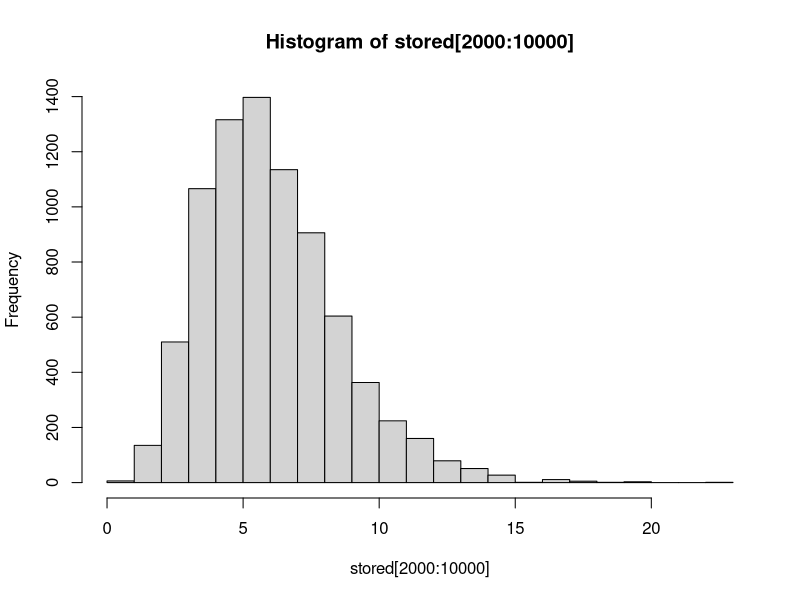
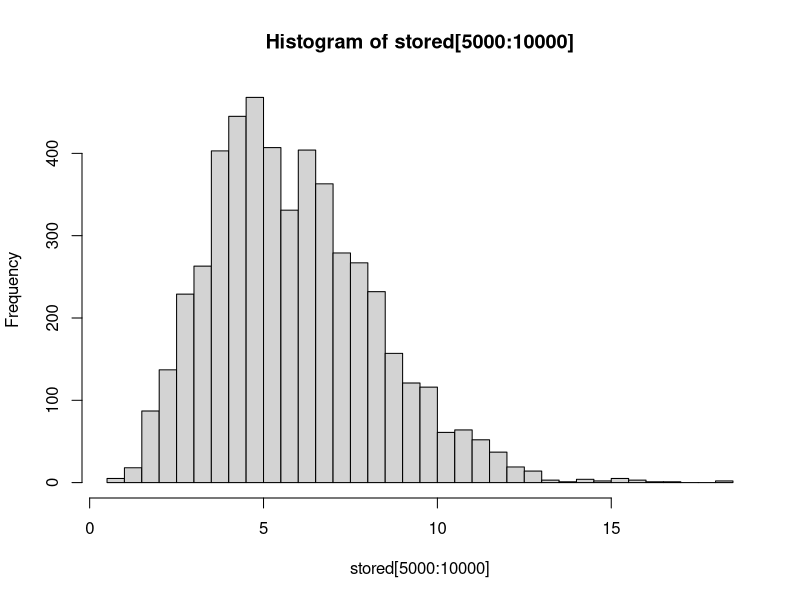
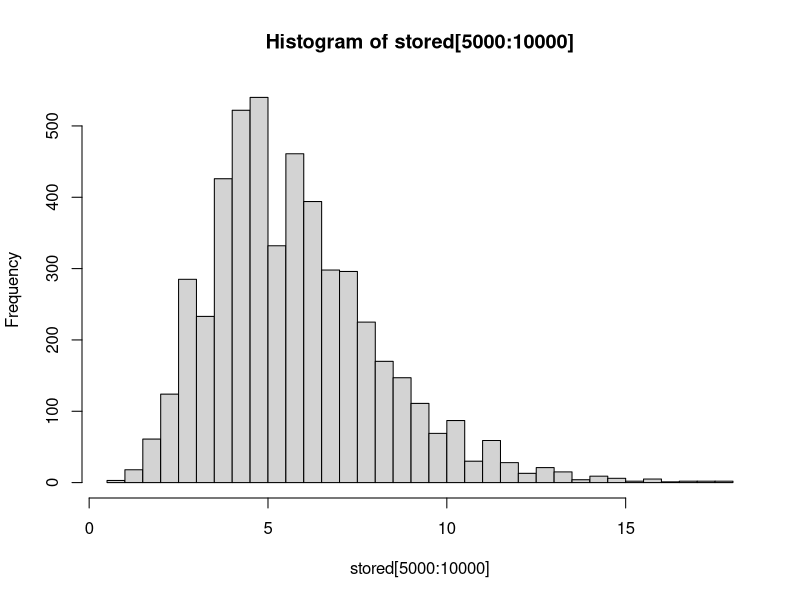
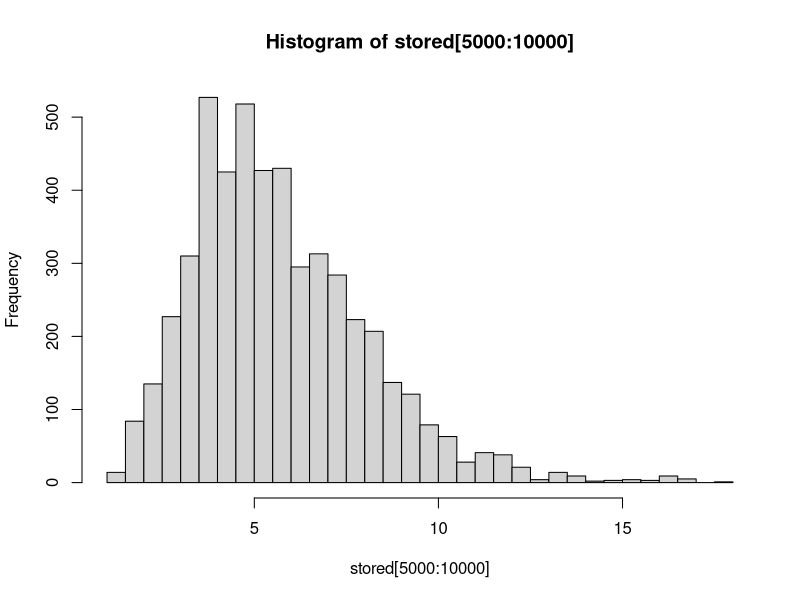
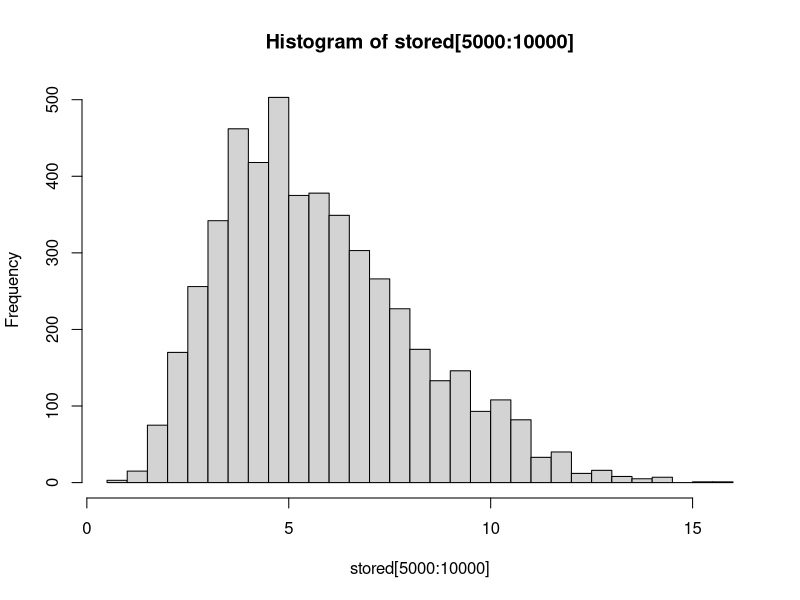
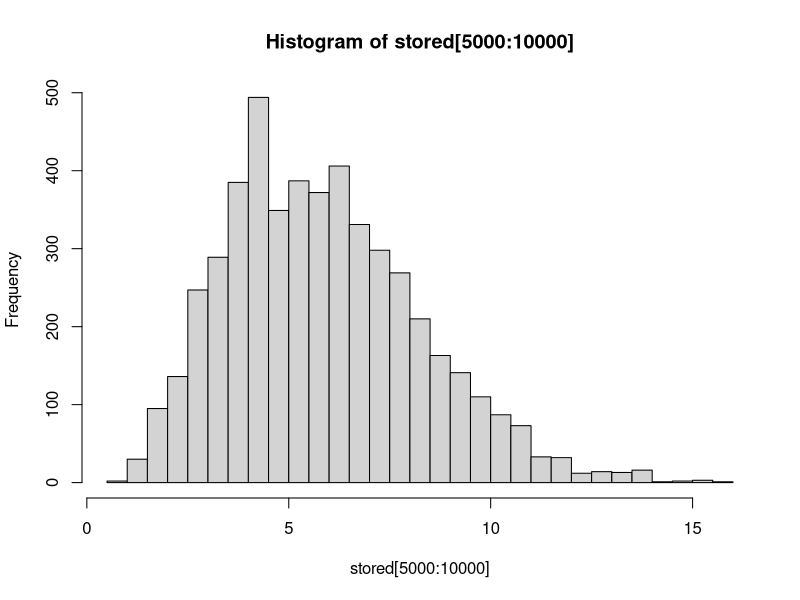
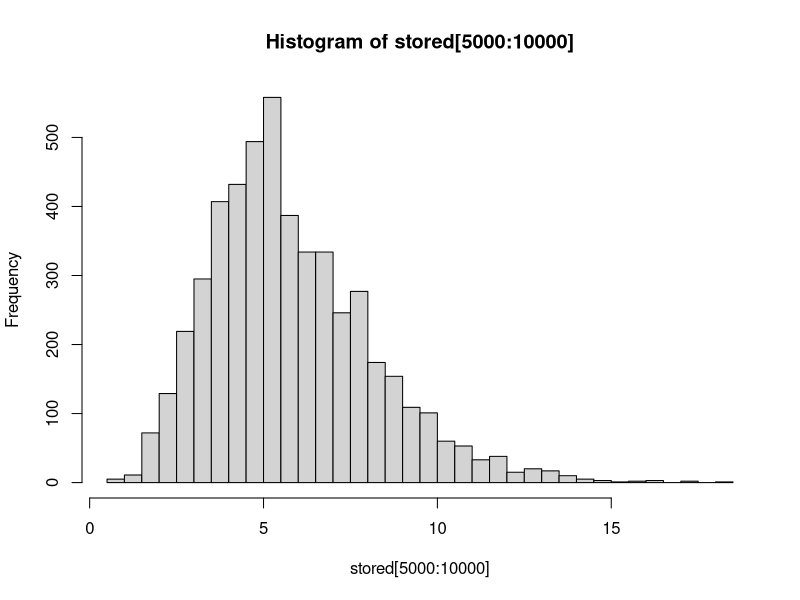
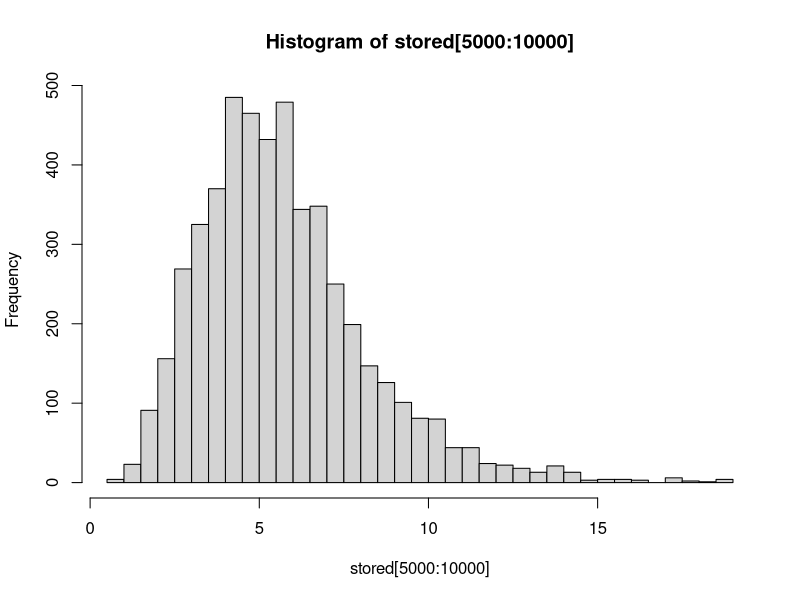

Write R code to recreate these figures, in order. (Note: this script raises an error after producing the figures.)
###1
### function for target density###
target <- function(x){
    return((x^5)*exp(-x))}


### density of Log-normal function by sigma=1
##dlnorm gives the density
proposed <- function(x, mu){
  res <- dlnorm(x,log(mu), sd=1)
  return(res)
}
### rlnorm generates random deviates.
metro_hast <- function(startvalue, iteration){
  stored <- rep(startvalue, iteration)  
  #x0 <- 0.001
  for (i in 2:iteration){  ### I am not sure about 2
    x <- stored[i-1]
    xprime <- rlnorm(1,log(x),1)  # proposed a value for start and I am not sure about x=1
    ratio <- min(c(1,target(xprime) * proposed(x, xprime)) / (target(x) * proposed(xprime, x)))
    accept <- (runif(1) <= ratio)
    stored[i] <- ifelse(accept, xprime, x)
  }
  #return(stored)
  #plot(stored, type="l")
  hist(stored[2000:10000] , breaks = 30 )
}
metro_hast(100,10000)
##2
####chi- square distribution
##The dchisq() function gives the density
p_chi_square <- function(x, df){
  return(dchisq(x, df=floor(x+1)))
}
metro_chi_hast <- function(startvalue, iteration){
  stored <- rep(startvalue, iteration)  
  vN<-1:iteration
  for (i in 2:iteration){  ### I am not sure about 2
    x <- stored[i-1]
    xprime <- rchisq(1,df=floor(x+1))  # proposed a value for start and I am not sure about x=1
    ratio <- min(c(1,target(xprime) * p_chi_square(x, xprime)) / (target(x) * p_chi_square(xprime, x)))
    accept <- (runif(1) <= ratio)
    stored[i] <- ifelse(accept, xprime, x)
  }
  #return(stored)
  #plot(stored, type="l")
  hist(stored[5000:10000] , breaks = 30 )
  #plot(vN,stored,pch=19,cex=0.3,col="black",xlab="t",ylab="X(t)",main="",ylim=c(min(x-0.5,-5),max(5,x+0.5)))
}
metro_chi_hast(100,10000)


#### 4 
### Generate 10 MCMC
library(coda)
k <- 10
f1 <- mcmc.list()
for(i in 1:k){
  f1[[i]]<-as.mcmc(metro_chi_hast(i, 10000))
}
print(gelman.diag(f1))